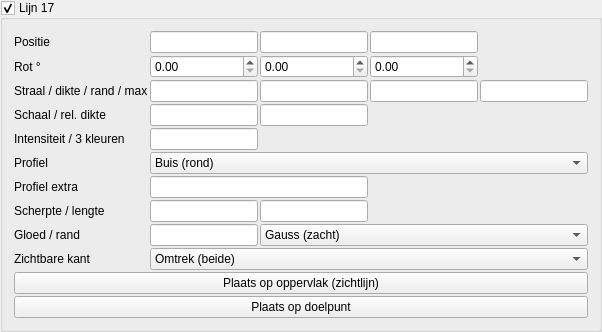
       <widget class="MyGroupBox" name="groupCheck_pattern_line_trap_17_enabled">
        <property name="title">
         <string>Lijn 17</string>
        </property>
        <property name="checkable">
         <bool>true</bool>
        </property>
        <layout class="QGridLayout" name="gridLayout_pattern_line_17">
         <property name="spacing">
          <number>2</number>
         </property>
         <item row="0" column="0">
          <widget class="QLabel" name="label_pattern_line_17_pos">
           <property name="text">
            <string>Positie</string>
           </property>
          </widget>
         </item>
         <item row="0" column="1">
          <widget class="MyLineEdit" name="vect3_pattern_line_trap_17_position_x"/>
         </item>
         <item row="0" column="2">
          <widget class="MyLineEdit" name="vect3_pattern_line_trap_17_position_y"/>
         </item>
         <item row="0" column="3">
          <widget class="MyLineEdit" name="vect3_pattern_line_trap_17_position_z"/>
         </item>
         <item row="1" column="0">
          <widget class="QLabel" name="label_pattern_line_17_rot">
           <property name="text">
            <string>Rot °</string>
           </property>
          </widget>
         </item>
         <item row="1" column="1">
          <widget class="MyDoubleSpinBox" name="spinboxd3_pattern_line_trap_17_rotation_x"/>
         </item>
         <item row="1" column="2">
          <widget class="MyDoubleSpinBox" name="spinboxd3_pattern_line_trap_17_rotation_y"/>
         </item>
         <item row="1" column="3">
          <widget class="MyDoubleSpinBox" name="spinboxd3_pattern_line_trap_17_rotation_z"/>
         </item>
         <item row="2" column="0">
          <widget class="QLabel" name="label_pattern_line_17_radius">
           <property name="text">
            <string>Straal / dikte / rand / max</string>
           </property>
           <property name="toolTip">
            <string>Straal = profielgrootte. Dikte = schaal van de SDF-band. Rand = afronding hoeken. Max = afstand-limiet voor de gloed (0 = uit in praktijk volgens instelling).</string>
           </property>
          </widget>
         </item>
         <item row="2" column="1">
          <widget class="MyLineEdit" name="logedit_pattern_line_trap_17_radius"/>
         </item>
         <item row="2" column="2">
          <widget class="MyLineEdit" name="logedit_pattern_line_trap_17_thickness"/>
         </item>
         <item row="2" column="3">
          <widget class="MyLineEdit" name="logedit_pattern_line_trap_17_edge_softness"/>
         </item>
         <item row="2" column="4">
          <widget class="MyLineEdit" name="logedit_pattern_line_trap_17_max_distance"/>
         </item>
         <item row="3" column="0">
          <widget class="QLabel" name="label_pattern_line_17_scale">
           <property name="text">
            <string>Schaal / rel. dikte</string>
           </property>
           <property name="toolTip">
            <string>Schaal: uniform het dwarsprofiel (YZ). Relatieve dikte: factor op de gloedband t.o.v. Dikte (1 = standaard).</string>
           </property>
          </widget>
         </item>
         <item row="3" column="1">
          <widget class="MyLineEdit" name="logedit_pattern_line_trap_17_scale"/>
         </item>
         <item row="3" column="2">
          <widget class="MyLineEdit" name="logedit_pattern_line_trap_17_relative_thickness"/>
         </item>
         <item row="4" column="0">
          <widget class="QLabel" name="label_pattern_line_17_int">
           <property name="text">
            <string>Intensiteit / 3 kleuren</string>
           </property>
           <property name="toolTip">
            <string>Gradient langs de gloed: kern (kleur 1) → midden (2) → rand (3). Zelfde RGB = effen.</string>
           </property>
          </widget>
         </item>
         <item row="4" column="1">
          <widget class="MyLineEdit" name="logedit_pattern_line_trap_17_intensity"/>
         </item>
         <item row="4" column="2">
          <widget class="MyColorButton" name="colorButton_pattern_line_trap_17_color"/>
         </item>
         <item row="4" column="3">
          <widget class="MyColorButton" name="colorButton_pattern_line_trap_17_color_2"/>
         </item>
         <item row="4" column="4">
          <widget class="MyColorButton" name="colorButton_pattern_line_trap_17_color_3"/>
         </item>
         <item row="5" column="0">
          <widget class="QLabel" name="label_pattern_line_17_shape">
           <property name="text">
            <string>Profiel</string>
           </property>
           <property name="toolTip">
            <string>Dwarsdoorsnede loodrecht op de as (lokale X).</string>
           </property>
          </widget>
         </item>
         <item row="5" column="1" colspan="4">
          <widget class="MyComboBox" name="comboBox_pattern_line_trap_17_shape">
           <item>
            <property name="text">
             <string>Buis (rond)</string>
            </property>
           </item>
           <item>
            <property name="text">
             <string>Lint (vlak)</string>
            </property>
           </item>
           <item>
            <property name="text">
             <string>Vierkant</string>
            </property>
           </item>
           <item>
            <property name="text">
             <string>Ruit</string>
            </property>
           </item>
           <item>
            <property name="text">
             <string>Ovaal</string>
            </property>
           </item>
           <item>
            <property name="text">
             <string>Zeshoek</string>
            </property>
           </item>
           <item>
            <property name="text">
             <string>Kruis</string>
            </property>
           </item>
           <item>
            <property name="text">
             <string>Achthoek</string>
            </property>
           </item>
           <item>
            <property name="text">
             <string>Squircle</string>
            </property>
           </item>
           <item>
            <property name="text">
             <string>Ring</string>
            </property>
           </item>
         </widget>
         </item>
         <item row="6" column="0">
          <widget class="QLabel" name="label_pattern_line_17_shape_aux">
           <property name="text">
            <string>Profiel extra</string>
           </property>
           <property name="toolTip">
            <string>Ovaal: Z-straal t.o.v. Y (1 = cirkel). Ring: halve dikte van de buis.</string>
           </property>
          </widget>
         </item>
         <item row="6" column="1" colspan="2">
          <widget class="MyLineEdit" name="logedit_pattern_line_trap_17_shape_aux"/>
         </item>
         <item row="7" column="0">
          <widget class="QLabel" name="label_pattern_line_17_sharp_seg">
           <property name="text">
            <string>Scherpte / lengte</string>
           </property>
           <property name="toolTip">
            <string>Scherpte: sterkere piek (hoger = smallere gloed). Lengte: halve lijnlengte langs X (0 = oneindig). Zie ook «Gloed / rand».</string>
           </property>
          </widget>
         </item>
         <item row="7" column="1">
          <widget class="MyLineEdit" name="logedit_pattern_line_trap_17_falloff_sharpness"/>
         </item>
         <item row="7" column="2">
          <widget class="MyLineEdit" name="logedit_pattern_line_trap_17_segment_half_length"/>
         </item>
         <item row="8" column="0">
          <widget class="QLabel" name="label_pattern_line_17_glow">
           <property name="text">
            <string>Gloed / rand</string>
           </property>
           <property name="toolTip">
            <string>Gloedbreedte: hoger = zachtere, bredere rand. Falloff: Gauss, smoothstep, lineair, exponentieel — bepaalt hoe snel het uitsterft (los van de 3-kleur-gradient).</string>
           </property>
          </widget>
         </item>
         <item row="8" column="1">
          <widget class="MyLineEdit" name="logedit_pattern_line_trap_17_glow_spread"/>
         </item>
         <item row="8" column="2" colspan="3">
          <widget class="MyComboBox" name="comboBox_pattern_line_trap_17_falloff_profile">
           <item>
            <property name="text">
             <string>Gauss (zacht)</string>
            </property>
           </item>
           <item>
            <property name="text">
             <string>Strak (smooth)</string>
            </property>
           </item>
           <item>
            <property name="text">
             <string>Hard (lineair)</string>
            </property>
           </item>
           <item>
            <property name="text">
             <string>Exponentieel</string>
            </property>
           </item>
          </widget>
         </item>
         <item row="9" column="0">
          <widget class="QLabel" name="label_pattern_line_17_side">
           <property name="text">
            <string>Zichtbare kant</string>
           </property>
           <property name="toolTip">
            <string>Omtrek: gloed aan beide zijden van de vorm (klassiek). Alleen buiten of binnen: één zijde van het oppervlak — handig om alleen de silhouet-rand te tonen.</string>
           </property>
          </widget>
         </item>
         <item row="9" column="1" colspan="4">
          <widget class="MyComboBox" name="comboBox_pattern_line_trap_17_edge_side">
           <item>
            <property name="text">
             <string>Omtrek (beide)</string>
            </property>
           </item>
           <item>
            <property name="text">
             <string>Alleen buiten</string>
            </property>
           </item>
           <item>
            <property name="text">
             <string>Alleen binnen</string>
            </property>
           </item>
          </widget>
         </item>
         <item row="10" column="0" colspan="5">
          <widget class="QPushButton" name="pushButton_pattern_line_trap_17_place_surface">
           <property name="text">
            <string>Plaats op oppervlak (zichtlijn)</string>
           </property>
          </widget>
         </item>
         <item row="11" column="0" colspan="5">
          <widget class="QPushButton" name="pushButton_pattern_line_trap_17_place_target">
           <property name="text">
            <string>Plaats op doelpunt</string>
           </property>
          </widget>
         </item>
        </layout>
       </widget>
